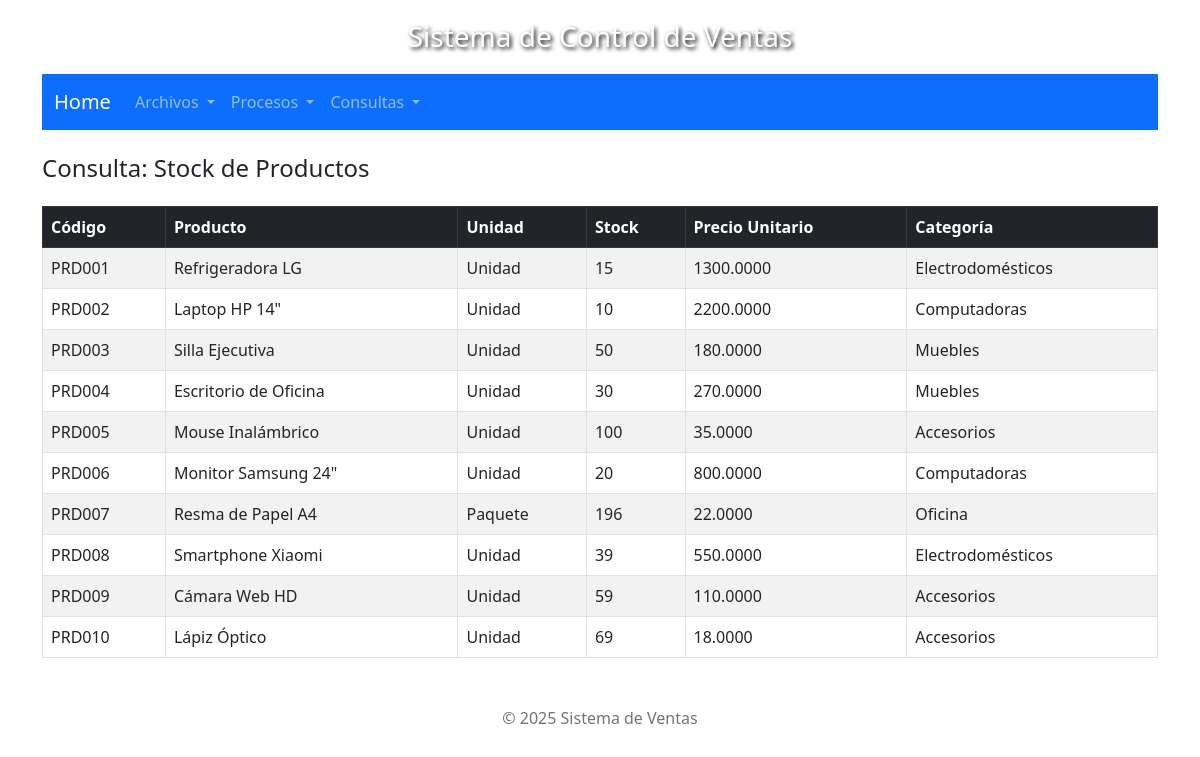
The page /sisventas/vista/consultas/stock.php on the database its author committed.
### tables this page shows
CREATE TABLE `productos` (
  `idproducto` varchar(10) NOT NULL,
  `idproveedor` varchar(3) DEFAULT NULL,
  `nomproducto` varchar(128) DEFAULT NULL,
  `unimed` varchar(15) DEFAULT NULL,
  `stock` int(11) DEFAULT NULL,
  `cosuni` decimal(10,4) DEFAULT NULL,
  `preuni` decimal(10,4) DEFAULT NULL,
  `idcategoria` char(2) DEFAULT NULL,
  `estado` char(1) DEFAULT NULL
);

CREATE TABLE `categorias` (
  `idcategoria` char(2) NOT NULL,
  `nomcategoria` varchar(128) DEFAULT NULL
);

### sisventas/modelo/Producto.php (called while the page is built, shortened)
<?php
require_once $_SERVER['DOCUMENT_ROOT'] . "/sisventas/includes/db.php";
class Producto {
    private $pdo;
    public function __construct() {
        $conexion = new DBConection();
        $this->pdo = $conexion->conectar();
    }
    public function obtenerStock() {
        $stmt = $this->pdo->prepare("
            SELECT p.idproducto, p.nomproducto, p.unimed, p.stock, p.preuni, c.nomcategoria
            FROM productos p
            INNER JOIN categorias c ON p.idcategoria = c.idcategoria
        ");
        $stmt->execute();
        return $stmt->fetchAll(PDO::FETCH_ASSOC);
    }
}

### sisventas/includes/db.php (called while the page is built, shortened)
<?php
class DBConection {
    public function conectar() {
        try {
            $this->pdo = new PDO("mysql:host=" . DB_HOST . ";dbname=" . DB_NAME, DB_USER, DB_PASS);
            $this->pdo->setAttribute(PDO::ATTR_ERRMODE, PDO::ERRMODE_EXCEPTION);
            $this->pdo->exec("SET NAMES utf8");
            return $this->pdo;
        } catch (PDOException $e) {
            die("Error de conexión: " . $e->getMessage());
        }
    }
}
?>

### sisventas/controlador/ProductoControlador.php (called while the page is built, shortened)
<?php
require_once $_SERVER['DOCUMENT_ROOT'] . "/sisventas/modelo/Producto.php";
class ProductoControlador
{
    public function consultarStock()
    {
        $producto = new Producto();
        return $producto->obtenerStock();
    }
}

### sisventas/vista/consultas/stock.php (the view, shortened to what this page needs)
<?php
require_once $_SERVER['DOCUMENT_ROOT'] . "/sisventas/vista/layout/header.php";
require_once $_SERVER['DOCUMENT_ROOT'] . "/sisventas/vista/layout/navbar.php";
require_once $_SERVER['DOCUMENT_ROOT'] . "/sisventas/controlador/ProductoControlador.php";
$controlador = new ProductoControlador();
$productos = $controlador->consultarStock();
?>
<h4 class="mb-4">Consulta: Stock de Productos</h4>
<table class="table table-bordered table-striped">
    <thead class="table-dark">
        <tr>
            <th>Código</th>
            <th>Producto</th>
            <th>Unidad</th>
            <th>Stock</th>
            <th>Precio Unitario</th>
            <th>Categoría</th>
        </tr>
    </thead>
    <tbody>
        <?php foreach ($productos as $p): ?>
            <tr>
                <td><?= $p['idproducto'] ?></td>
                <td><?= $p['nomproducto'] ?></td>
                <td><?= $p['unimed'] ?></td>
                <td><?= $p['stock'] ?></td>
                <td><?= $p['preuni'] ?></td>
                <td><?= $p['nomcategoria'] ?></td>
            </tr>
        <?php endforeach; ?>
    </tbody>
</table>
<?php require_once $_SERVER['DOCUMENT_ROOT'] . "/sisventas/vista/layout/footer.php"; ?>

### sisventas/vista/layout/header.php (style rules this page uses)
body { background-size: cover; background-repeat: no-repeat; background-attachment: fixed; background-position: center; padding: 20px; }

### rows shown on the page
productos: idproducto "PRD001", nomproducto "Refrigeradora LG", unimed "Unidad", stock "15", preuni "1300.0000", idcategoria.nomcategoria "Electrodomésticos"
productos: idproducto "PRD002", nomproducto "Laptop HP 14\"", unimed "Unidad", stock "10", preuni "2200.0000", idcategoria.nomcategoria "Computadoras"
productos: idproducto "PRD003", nomproducto "Silla Ejecutiva", unimed "Unidad", stock "50", preuni "180.0000", idcategoria.nomcategoria "Muebles"
productos: idproducto "PRD004", nomproducto "Escritorio de Oficina", unimed "Unidad", stock "30", preuni "270.0000", idcategoria.nomcategoria "Muebles"
productos: idproducto "PRD005", nomproducto "Mouse Inalámbrico", unimed "Unidad", stock "100", preuni "35.0000", idcategoria.nomcategoria "Accesorios"
productos: idproducto "PRD006", nomproducto "Monitor Samsung 24\"", unimed "Unidad", stock "20", preuni "800.0000", idcategoria.nomcategoria "Computadoras"
productos: idproducto "PRD007", nomproducto "Resma de Papel A4", unimed "Paquete", stock "196", preuni "22.0000", idcategoria.nomcategoria "Oficina"
productos: idproducto "PRD008", nomproducto "Smartphone Xiaomi", unimed "Unidad", stock "39", preuni "550.0000", idcategoria.nomcategoria "Electrodomésticos"
productos: idproducto "PRD009", nomproducto "Cámara Web HD", unimed "Unidad", stock "59", preuni "110.0000", idcategoria.nomcategoria "Accesorios"
productos: idproducto "PRD010", nomproducto "Lápiz Óptico", unimed "Unidad", stock "69", preuni "18.0000", idcategoria.nomcategoria "Accesorios"
